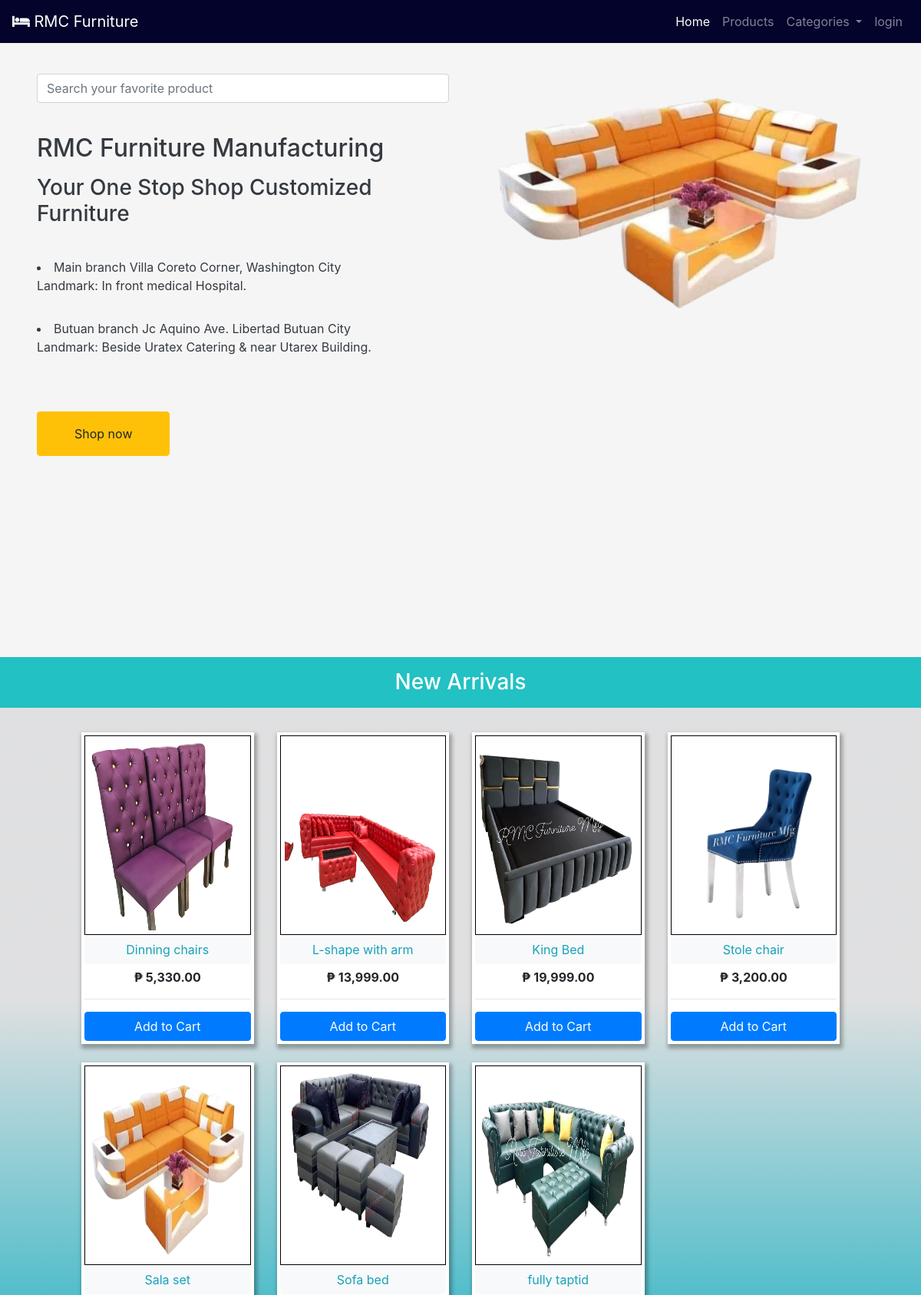
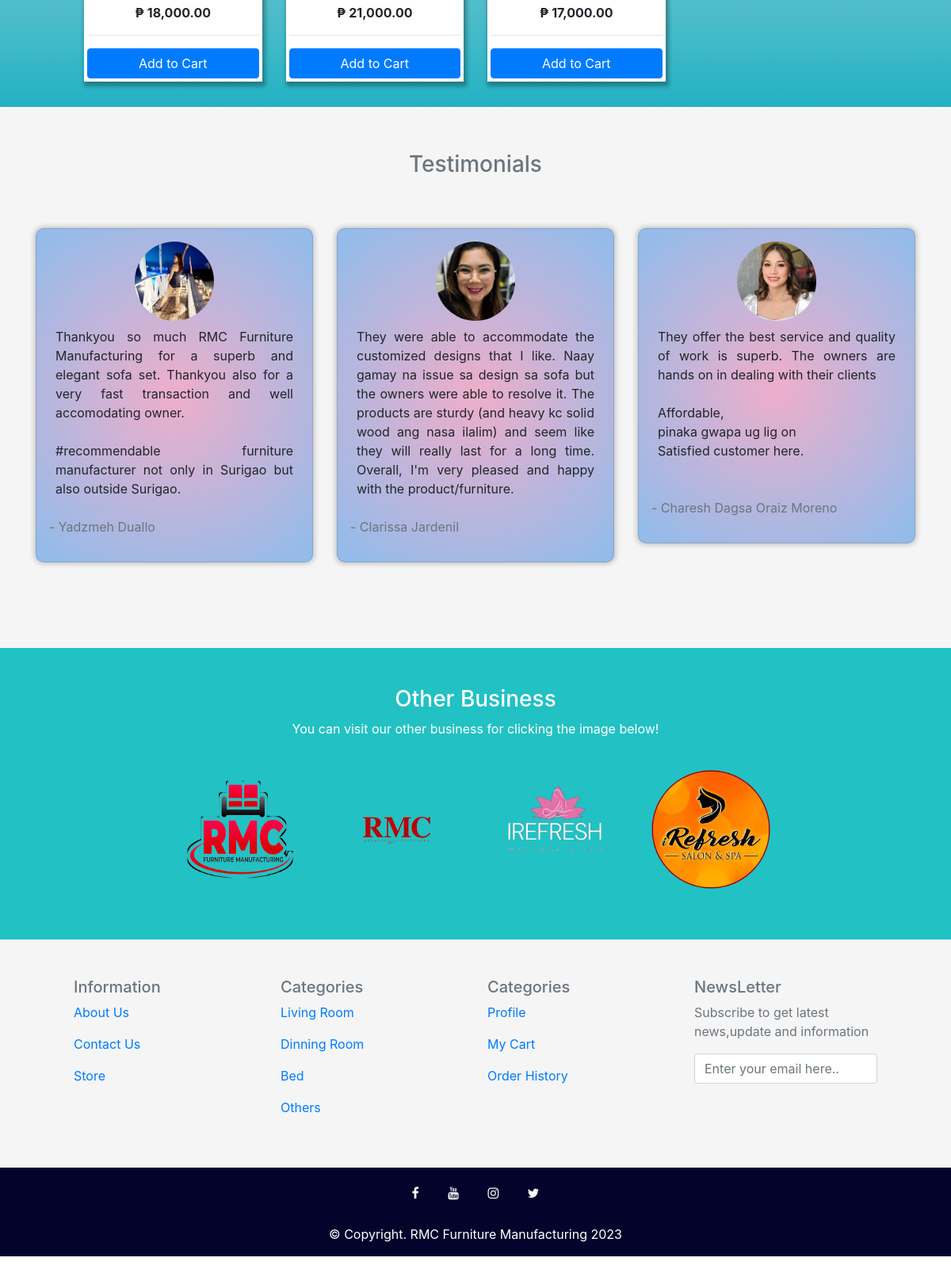
The page / on the database its author committed (2 pictures, top to bottom).
### tables this page shows
CREATE TABLE `product` (
  `id` int(11) NOT NULL,
  `product_name` varchar(100) NOT NULL,
  `product_desc` varchar(255) NOT NULL,
  `product_price` varchar(50) NOT NULL,
  `product_image` varchar(255) NOT NULL,
  `product_code` varchar(10) NOT NULL,
  `category` varchar(50) NOT NULL,
  `most_saled` int(11) DEFAULT NULL
);

### index.php (the view, shortened to what this page needs)
<?php
    include('pages/header.php');
    include('pages/navigation.php');
 ?>
    <div class="hero-container px-5 ">
        <div class="row">
            <div class=" py-4 col-lg-6">
                <form action="searchResult.php" method="get">
                    <input type="text" name="search" class="form-control" placeholder="Search your favorite product">
                </form>
                <h2 class="text-dark pt-4">RMC Furniture Manufacturing</h2>
                <h3 class="py-2 text-dark">Your One Stop Shop Customized Furniture</h3>
                <li class="text-dark py-4">Main branch Villa Coreto Corner, Washington City <br> Landmark: In front medical Hospital.</li>
                <li class="text-dark py-2">Butuan branch  Jc Aquino Ave. Libertad Butuan City <br> Landmark: Beside Uratex Catering & near  Utarex Building.</li>
                <p class="py-4"></p>
                <a href="products.php"><button class="btn btn-warning py-3 px-5">Shop now</button></a>
            </div>
            <div class="col-lg-6 col;">
                <img src="images/hero-image/C_arm2.png" width="100%" class="img-fluid pt-5 pb-3 px-4">
            </div>
        </div>
    </div>
    <div class="container-fluid p-0" style="height: auto; background: linear-gradient(0deg, rgba(34,178,195,1) 0%, rgba(196,197,199,0.5382528011204482) 54%);">
        <h3 class="text-center text-white py-3 px-0" style="height: auto; background-color: #22c1c3;">New Arrivals</h3>
        <div class="m-auto" style="width: 85%;">
            <div class="row p-3">
                <?php
                require('config.php');
                $stmt = $conn->prepare("SELECT * FROM product");
                $stmt->execute();
                $result = $stmt->get_result();
                $total = $result->num_rows;
                if($total > 0){
                    $row = $result->fetch_assoc();
                }
                ?>
                <?php do{ ?>
                <div class="col-lg-3 mt-2 mb-3">
                    <div class="p-1"  style="box-shadow: 2px 4px 5px 2px rgba(0,0,0,0.3); background-color: white;">
                        <a href="admin/products/<?= $row['product_image'] ?>">
                        <img src="admin/products/<?= $row['product_image'] ?>" width="100%" height="260px" style="border: 1px solid black; padding: 5px;">
                        </a>
                            <form action="product_details.php" method="post">
                                <button type="submit" name="submit" class="btn btn-light btn-block text-info"  style="margin-bottom: 5px;">
                                    <?= $row['product_name']?>
                                </button>
                            </form>
                        <div class="row justify-content-center">
                            <div class="col-12">
                                <b><p class="text-center">&#8369; <?= number_format($row['product_price'],2) ?></p></b><hr>
                            </div>
                            <div class="col-12">
                            <?php
                                if(!isset($_SESSION['User_id']) )
                                {?>
                                    <button type="button" class="btn btn-primary text-white btn-block" style="color: green;" data-toggle="modal" data-target="#myModalforlogin">
                                    Add to Cart
                                    </button>
                                <?php }
                            ?>
                            </div>
                        </div>
                    </div>
                </div>
                <?php } while($row = $result->fetch_assoc()); ?>
            </div>
        </div>
    </div>
    <div class="container-fluid testimonial" style="background-color: whitesmoke;">
        <div class="row p-5">
            <div class="col-lg-12">
                <h3 class="text-center text-muted p-2">Testimonials</h3>
            </div>
        </div>
        <div class="container">
            <div class="row">
                <div class="col-lg-4">
                    <div class="card p-3 mb-5" style="box-shadow: 0px 0px 6px 2px rgba(0, 0, 0, 0.2); background: radial-gradient(circle, rgba(238,174,202,1) 0%, rgba(148,187,233,1) 94%); border-radius: 10px;">
                        <img src="images/testimonial/Yadzmeh_Duallo.jpg" class="testi-image">
                        <p class="text-justify p-2">Thankyou so much RMC Furniture Manufacturing for a superb and elegant sofa set. Thankyou also for a very fast transaction and well accomodating owner. <br><br>
                        #recommendable furniture manufacturer not only in Surigao but also outside Surigao.</p>
                        <p class="text-muted text-info">- Yadzmeh Duallo </p>
                    </div>
                </div>
                <div class="col-lg-4">
                    <div class="card p-3 mb-5" style="box-shadow: 0px 0px 6px 2px rgba(0, 0, 0, 0.2); background: radial-gradient(circle, rgba(238,174,202,1) 0%, rgba(148,187,233,1) 94%); border-radius: 10px;">
                        <img src="images/testimonial/Hazel_Zion.jpg" class="testi-image">
                        <p class="text-justify p-2">They were able to accommodate the customized designs that I like. Naay gamay na issue sa design sa sofa but the owners were able to resolve it. The products are sturdy (and heavy kc solid wood ang nasa ilalim) and seem like they will really last for a long time. Overall, I'm very pleased and happy with the product/furniture. </p>
                        <p class="text-muted">- Clarissa Jardenil</p>
                    </div>
                </div>
                <div class="col-lg-4">
                    <div class="card p-3 mb-5" style="box-shadow: 0px 0px 6px 2px rgba(0, 0, 0, 0.2); background: radial-gradient(circle, rgba(238,174,202,1) 0%, rgba(148,187,233,1) 94%); border-radius: 10px;">
                        <img src="images/testimonial/Charesh.jpg" class="testi-image">
                        <p class="text-justify p-2">They offer the best service and quality of work is superb.
                            The owners are  hands on in dealing with their clients <br><br>Affordable, <br> pinaka gwapa ug lig on <br>
                            Satisfied customer here. <br><br>
                        </p>
                        <p class="text-muted">- Charesh Dagsa Oraiz Moreno</p>
                    </div>
                </div>
            </div>
        </div>
    </div>
    <div class="container-fluid" style=" height: auto; background-color: #22c1c3;">
        <div class="row">
            <div class="col-lg-12">
                <h3 class="text-center text-white mt-5">Other Business</h3>
                <p class="text-center text-white">You can visit our other business for clicking the image below! </p>
            </div>
            <div class="row mt-4 mb-5 text-center" style="margin: auto;">
                <div class="col-lg-3 mb-3 px-4">
                    <a href="https://www.facebook.com/rmcfurnitureshop?mibextid=ZbWKwL">
                        <img src="images/other-business/furniture.png" alt="" width="150px" height="150px" >
                    </a>
                </div>
                <div class="col-lg-3 mb-3 px-4">
                    <a href="https://www.facebook.com/rmcgadgets?mibextid=ZbWKwL">
                        <img src="images/other-business/gadgets.png" alt="" width="150px"  height="150px">
                    </a>
                </div>
                <div class="col-lg-3 mb-3 px-4">
                    <img src="images/other-business/massage.png" alt="" width="150px"  height="150px">
                </div>
                <div class="col-lg-3 mb-3 px-4">
                    <a href=" https://www.facebook.com/profile.php?id=100064057808168&mibextid=ZbWKwL">
                        <img src="images/other-business/salon.png" alt="" width="150px"  height="150px">
                    </a>
                </div>
            </div>
        </div>
    </div>
    <?php
        include('pages/footer.php');
    ?>
</body>
</html>

### rows shown on the page
product: product_image (picture), product_name "Dinning chairs", product_price "5,330.00"
product: product_image (picture), product_name "L-shape with arm", product_price "13,999.00"
product: product_image (picture), product_name "King Bed", product_price "19,999.00"
product: product_image (picture), product_name "Stole chair", product_price "3,200.00"
product: product_image (picture), product_name "Sala set", product_price "18,000.00"
product: product_image (picture), product_name "Sofa bed", product_price "21,000.00"
product: product_image (picture), product_name "fully taptid", product_price "17,000.00"
